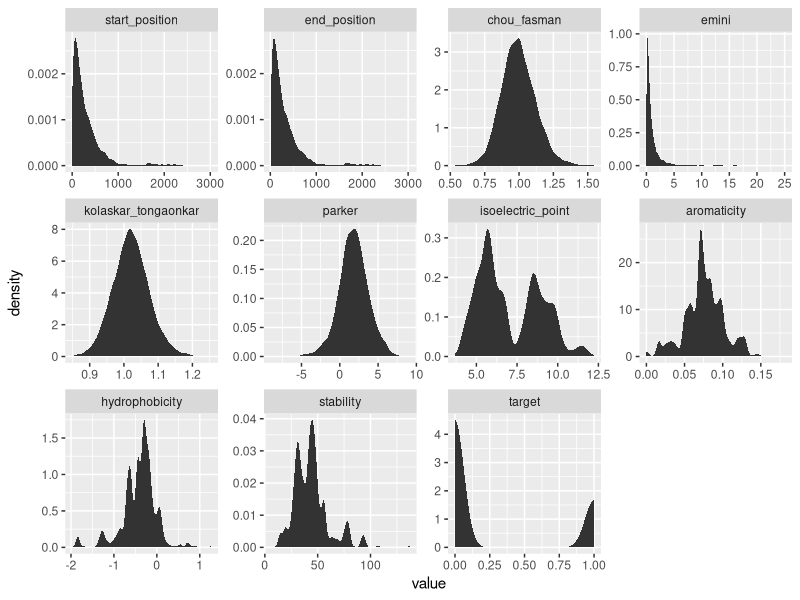
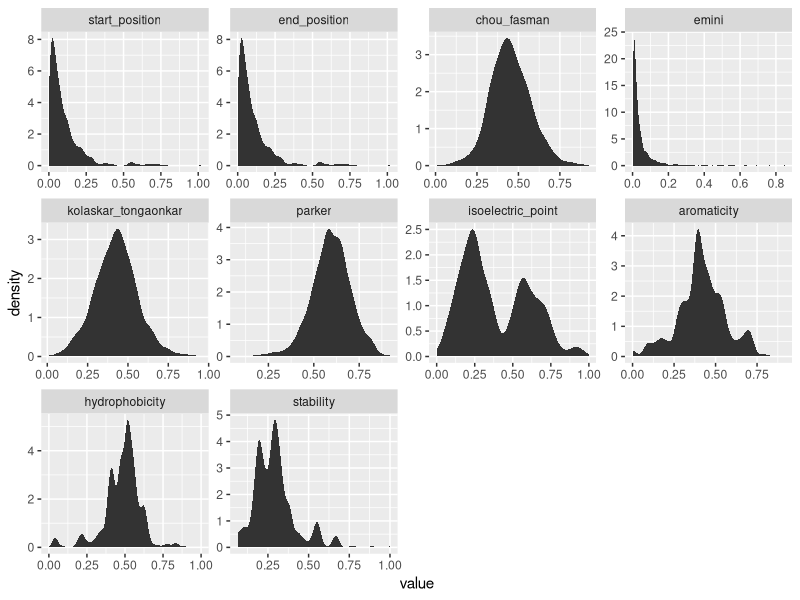
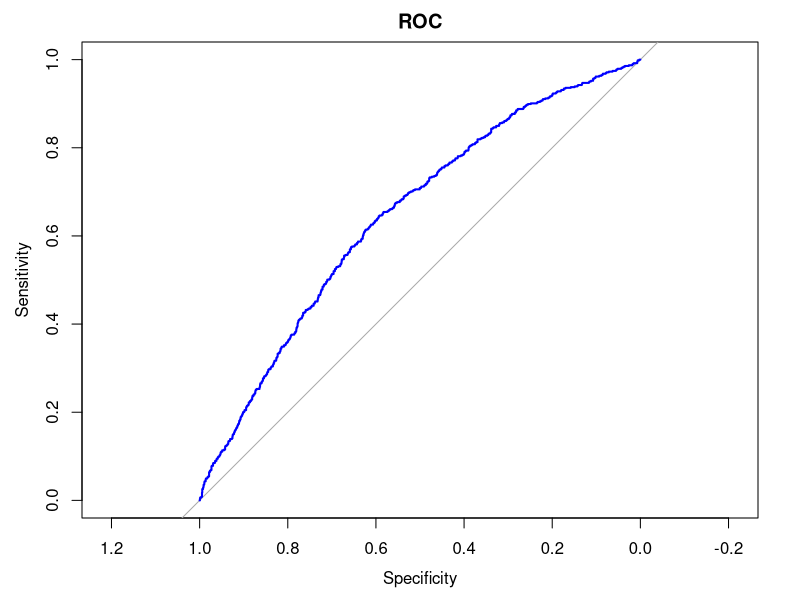
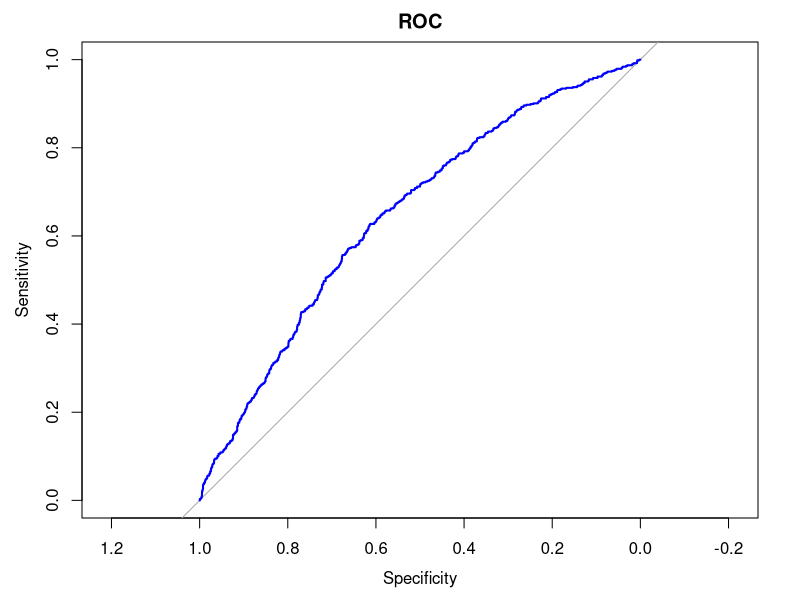
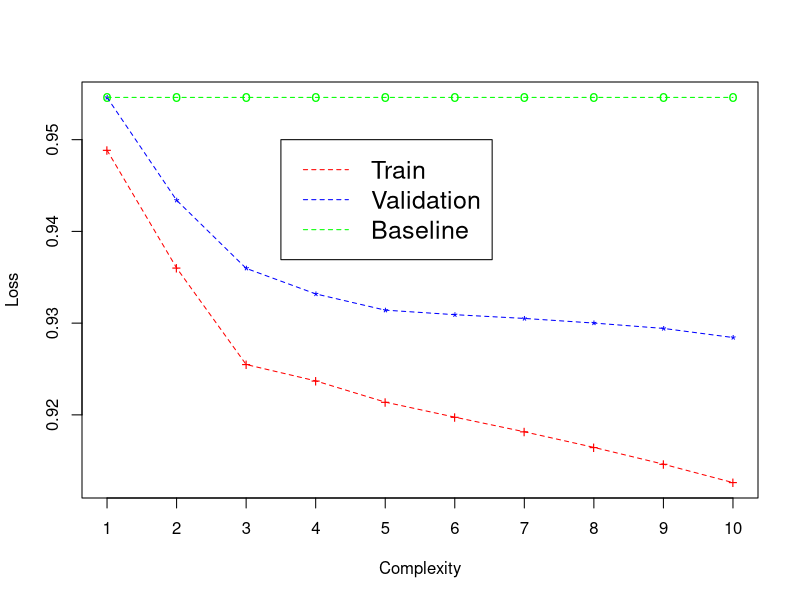
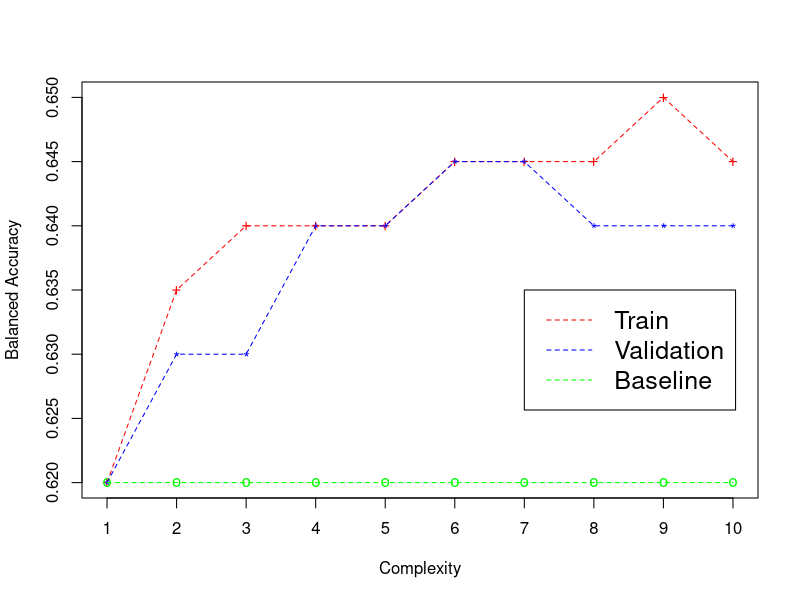

The R source for these figures, in order: (Note: a time limit stopped this script after it produced the figures.)
#----------------------------------------------------------------#
# INF-0615 Aprendizado de Maquina Supervisionado I       
#                       
# Trabalho Avaliativo 1 
#----------------------------------------------------------------#
# Nome COMPLETO dos integrantes dp grupo:  
# - Daniel Noriaki Kurosawa                                        
# - Eric Uyemura Suda                                       
# - Fernando Shigeru Wakabayashi                                        
# 
#----------------------------------------------------------------#


# Funcao de Apoio ao Trabalho 01 de Aprendizado Supervisionado I. 
# Esta fun??o escreve a formula dos modelos polinomiais. 
# Parametros:

# real_feature_names: Um vetor com os nomes dos atributos continuos que voce
#                     quer que seja elevado ao grau desejado.
#  
# categorical_feature_names: Um vetor com os nomes dos atributos categoricos
#                            que voce quer que seja adicionado a hipotese. 
#                            Eles n?o s?o elevados ao grau especificado ja que
#                            sao valores binarios (0 ou 1). Se voce quer uma
#                            hipotese que nao tenha nenhum valor categorico, mas
#                            apenas os reais, basta nao passar nenhum valor 
#                            para este parametro quando chamar a funcao.
#
#
# degree: Grau que voc? deseja que os atributos reais em "real_feature_names"
#         sejam elevados. Ao chamar a funcao, escreva explicitamente
#         o grau desejado. Por exemplo, para grau igual 2, escreva degree=2

# Vejam os exerc?cios 02 e 03 para ver o funcionamento 
# de uma funcao similar a essa.
setwd("/Users/nkuros/Documents/mineiracao_dados_complexos/Aprendizado de Maquina Supervisionado/Atividade 2/")


rm(list=ls())
graphics.off()

calculaMatrizConfusaoRelativa <- function(cm){
    
    # Aplicamos a transposi��o para garantir que a referencia
    # fique nas linhas e a predicao nas colunas
    cm_absolute = t(cm$table)
    
    # SEMPRE construam e reportem a matriz de confusao relativa!
    cm_relative = cm_absolute
    
    cm_relative[1,1] = round(cm_absolute[1,1]/sum(cm_absolute[1,]), digits=2)
    cm_relative[1,2] = round(cm_absolute[1,2]/sum(cm_absolute[1,]), digits=2)
    cm_relative[2,1] = round(cm_absolute[2,1]/sum(cm_absolute[2,]), digits=2)
    cm_relative[2,2] = round(cm_absolute[2,2]/sum(cm_absolute[2,]), digits=2)
    
    return(cm_relative)  
}

# Escreve a funcao de hipotese dada as features continuas e o 
# respectivo grau polinomial
getHypothesis <- function(feature_names, degree){
    
    hypothesis_string <- "hypothesis <- formula(target ~ "
    for(d in 1:degree){
        for(i in 1:length(feature_names)){
            hypothesis_string <- paste(hypothesis_string, 
                                       "I(", feature_names[i], "^", d, ") + ",
                                       sep = "")
        }
    }
    hypothesis_string <- substr(hypothesis_string, 1, nchar(hypothesis_string)-3)
    hypothesis_string <- paste(hypothesis_string, ")")
    hypothesis <- eval(parse(text=hypothesis_string))
    return(hypothesis)
}


getLoss <- function(y_true, y_pred){
    y_true <- as.numeric(y_true) - 1
    
    totalLoss <- 0
    eps <- 1e-9
    # Recall: length(y_true) == length(y_pred)
    # loss = (1-y)*log2(1 - p + eps)) + y*log(p + eps)
    # eps is used for numerical stability, it is very close to 0.
    # Supose we have y = 1 and p = 1 (perfect prediction), the loss (without eps)
    # would be 0*log2(0) + 1*log(1). It would result in NaN
    # because of 0*log2(0). With eps: 0*log2(1e-9) + 1*log(1 + 1e-9) 
    for(i in 1:length(y_true)){
        loss <- -1*((1 - y_true[i])*log2(1 - y_pred[i] + eps) + y_true[i]*log2(y_pred[i] + eps))
        totalLoss <- totalLoss + loss
    }
    totalLoss <- totalLoss/(length(y_true))
    return(totalLoss)
}

# Comandos que leem os conjuntos de treino e de validacao

train_set <- read.csv("./proteins_training_set.csv", stringsAsFactors=TRUE)
val_set <- read.csv("./proteins_validation_set.csv", stringsAsFactors=TRUE)
test_set <- read.csv("./proteins_test_set.csv", stringsAsFactors=TRUE)
SARS_set <- read.csv("./SARS_test_set.csv", stringsAsFactors=TRUE)

# Desenvolvam o trabalho a partir daqui, apos executarem os comandos a cima

# install.packages(ggplot2)
# install.packages(dplyr)
# install.packages(reshape2)

library(ggplot2)
library(dplyr)
library(reshape2)
library(glmnet)
library(caret)
library(pROC)
#### Tarefas

#---
# 1.
#---
# Validacao se os conjuntos sao disjuntos
## Ok, todos os conjuntos sao disjuntos
merge(train_set, val_set)
merge(train_set, test_set)
merge(test_set, val_set)

# Validacao de volumetria das bases

#---------------------------------
# Verificacao do dataset de treino
#---------------------------------
summary(train_set)
dim(train_set)
colnames(train_set)
table(train_set$target)
count(train_set[train_set$target == 0,])
count(train_set[train_set$target == 1,])


#------------------------------------
# Verificacao do dataset de validacao
#------------------------------------
summary(val_set)
dim(val_set)
colnames(val_set)
table(val_set$target)
count(val_set[val_set$target == 0,])
count(val_set[val_set$target == 1,])

#--------------------------------
# Verificacao do dataset de teste
#--------------------------------
summary(test_set)
dim(test_set)
colnames(test_set)
table(test_set$target)
count(test_set[test_set$target == 0,])
count(test_set[test_set$target == 1,])


#--------------------------------
# Verificacao do dataset de SARS
#--------------------------------
summary(SARS_set)
dim(SARS_set)
colnames(SARS_set)
table(SARS_set$target)
#count(SARS_set[SARS_set$target == 0,])
#count(SARS_set[SARS_set$target == 1,])




#########
# Visualizacao da distribuição das variaveis
melt_train_set <- train_set
melt_train_set <- melt(melt_train_set)

p <- ggplot(data=melt_train_set, aes(x=value))+
    stat_density()+
    facet_wrap(~variable, scales='free'); p


#########
# Devido a distribuicao nao normal dos dados iremos aplicar uma normalizacao min-max
# exceto para as variaveis de data e a variavel target
min_features <- apply(train_set[,1:(ncol(train_set)-1)], 2, min); min_features
max_features <- apply(train_set[,1:(ncol(train_set)-1)], 2, max); max_features

diff <- max_features - min_features; diff

train_set[,1:(ncol(train_set)-1)] <- sweep(train_set[,1:(ncol(train_set)-1)], 2, min_features, "-")
train_set[,1:(ncol(train_set)-1)] <- sweep(train_set[,1:(ncol(train_set)-1)], 2, diff, "/")
summary(train_set)

val_set[,1:(ncol(val_set)-1)] <- sweep(val_set[,1:(ncol(val_set)-1)], 2, min_features, "-")
val_set[,1:(ncol(val_set)-1)] <- sweep(val_set[,1:(ncol(val_set)-1)], 2, diff, "/")
summary(val_set)

test_set[,1:(ncol(test_set)-1)] <- sweep(test_set[,1:(ncol(test_set)-1)], 2, min_features, "-")
test_set[,1:(ncol(test_set)-1)] <- sweep(test_set[,1:(ncol(test_set)-1)], 2, diff, "/")
summary(test_set)

SARS_set[,1:(ncol(SARS_set)-1)] <- sweep(SARS_set[,1:(ncol(SARS_set)-1)], 2, min_features, "-")
SARS_set[,1:(ncol(SARS_set)-1)] <- sweep(SARS_set[,1:(ncol(SARS_set)-1)], 2, diff, "/")
summary(SARS_set)
#--------------------------------------------
# Transformando target em variável categorica
#--------------------------------------------
train_set$target <- as.factor(train_set$target)
val_set$target <- as.factor(val_set$target)
test_set$target <- as.factor(test_set$target)
SARS_set$target <- as.factor(SARS_set$target)

#------------------------------------------------------------------------------------------------
# Visualizacao dos dados apos normalizacao min max (Visualmente nao alterou muito a distribuicao)
#------------------------------------------------------------------------------------------------
melt_train_set <- val_set
melt_train_set <- melt(melt_train_set)

ggplot(data=melt_train_set, aes(x=value))+
    stat_density()+
    facet_wrap(~variable, scales='free')


#---------
# Baseline
#---------

# ITERACAO 1 - Validacao Balancemento
# Treinando o Modelo - targetificação #
feature_names <- colnames(train_set)[1:(ncol(train_set)-1)]
feature_names

# Gerando uma função com features a primeira potência para regressão logística
hypothesis <- getHypothesis(feature_names, 1)
hypothesis

x_train <- model.matrix(hypothesis, train_set)
y_train <- train_set$target

model <- glmnet(x_train,
                y_train, 
                family="binomial", #descrição para regressão logística
                standardize = FALSE,
                maxit = 1e+05,
                alpha=0, #tipo de regularização L2, 1 = l1
                lambda = 1e-6
                )

### Verificando os thetas aprendidos ###
model$beta
model$a0 # valor do theta0 (intercept)

#Previsões
trainPred <- predict(model, newx = x_train, type="response")
head(trainPred)

#Convertendo para targets
traintargetPred <- trainPred

#Modificando para Limiar 0.5 , retorno de 0 ou 1
threshold <- 0.5
traintargetPred[trainPred >= threshold] <- 1
traintargetPred[trainPred < threshold] <- 0

#traintargetPred

#Valor de loss
#lossN = getLoss(train_set$target[train_set$target == 0], trainPred[train_set$target == 0])
#lossP = getLoss(train_set$target[train_set$target == 1], trainPred[train_set$target == 1])
#lossN
#lossP
#(lossN+lossP)/2


#Matriz de confusão 

cm <- confusionMatrix(data = as.factor(traintargetPred), 
                      reference = as.factor(train_set$target), 
                      positive='1')
cm$table


cm_relative <- calculaMatrizConfusaoRelativa(cm)
cm_relative

acc_baseline_train <- (cm_relative[1,1] + cm_relative[2,2])/2
acc_baseline_train


### Predicao no conjunto de validacao ###
x_val <- model.matrix(hypothesis, val_set)
y_val <- val_set$target
valPred <- predict(model, newx = x_val, type="response")

#valPred

#converting to target
valtargetPred <- valPred


#### THRESHOLD ####
# Threshold = 0.5 
valtargetPred[valPred >= 0.5] <- 1
valtargetPred[valPred < 0.5] <- 0
#matriz transposta relativa
cm_relative <- calculaMatrizConfusaoRelativa(cm)
cm_relative


acc_baseline_val <- (cm_relative[1,1] + cm_relative[2,2])/2
acc_baseline_val



##### Let's see how well we did
#Loss 
lossN = getLoss(val_set$target[val_set$target == 0], valPred[val_set$target == 0])
lossP = getLoss(val_set$target[val_set$target == 1], valPred[val_set$target == 1])
lossN
lossP
loss_baseline <- (lossN+lossP)/2
loss_baseline

cm <- confusionMatrix(data = as.factor(valtargetPred), 
                      reference = as.factor(val_set$target), 
                      positive='1')


cm_relative <- calculaMatrizConfusaoRelativa(cm)
cm_relative

acc_baseline <- (cm_relative[1,1] + cm_relative[2,2])/2
acc_baseline

# ROC Curve for baseline
ROC <- roc(val_set$target, valPred[,1], direction="<")
ROC

plot(ROC, col="blue", lwd=2, main="ROC")



##### BASELINE COM TESTES #######


x_test <- model.matrix(hypothesis,test_set )
y_test <- test_set$target
testPred <- predict(model, newx = x_test, type="response")


#converting to target
testtargetPred <- testPred


#### THRESHOLD ####
# Threshold = 0.5 
testtargetPred[testPred >= 0.5] <- 1
testtargetPred[testPred < 0.5] <- 0

#testtargetPred

cm <- confusionMatrix(data = as.factor(testtargetPred), 
                      reference = as.factor(test_set$target), 
                      positive='1')

#matriz transposta relativa
cm_relative <- calculaMatrizConfusaoRelativa(cm)
cm_relative


acc_baseline_test <- (cm_relative[1,1] + cm_relative[2,2])/2
acc_baseline_test





#-----------------------------------------------
# Balanceamento por ponderacao da funcao de erro
#-----------------------------------------------

target_frequency = table(train_set$target)
target_frequency

relative_target_frequency = target_frequency/sum(target_frequency)
relative_target_frequency

w_positive = 1 - relative_target_frequency[2]
w_negative = 1 - relative_target_frequency[1]

w_positive
w_negative

# Inicializando com zeros o vetor de pesos
weights <- rep(0.0, dim(train_set)[1])

# Associando o peso dos positivos (w_positive) aos respectivos exemplos
weights[train_set$target == 1] = w_positive 

# Associando o peso dos negatives (w_negative) aos respectivos exemplos
weights[train_set$target == 0] = w_negative 

x_train <- model.matrix(hypothesis, train_set)
y_train <- train_set$target

logRegModel_weighting <- glmnet(x_train, y_train,  family="binomial",
                                   weights = weights,
                                   standardize = FALSE, alpha=0, lambda = 1e-6)


x_val <- model.matrix(hypothesis, val_set)
y_val <- val_set$target
valPred <- predict(logRegModel_weighting, newx = x_val, type="response")

#observar e comparar com o valbaseline
valtargetPred <- valPred

#### THRESHOLD ####
# Threshold = 0.5 
valtargetPred[valPred >= 0.5] <- 1
valtargetPred[valPred < 0.5] <- 0
#matriz transposta relativa
cm_relative <- calculaMatrizConfusaoRelativa(cm)
cm_relative


acc_baseline <- (cm_relative[1,1] + cm_relative[2,2])/2
acc_baseline



##### Let's see how well we did
#Loss 
lossN = getLoss(val_set$target[val_set$target == 0], valPred[val_set$target == 0])
lossP = getLoss(val_set$target[val_set$target == 1], valPred[val_set$target == 1])
lossN
lossP
loss_baseline <- (lossN+lossP)/2
loss_baseline

cm <- confusionMatrix(data = as.factor(valtargetPred), 
                      reference = as.factor(val_set$target), 
                      positive='1')


cm_relative <- calculaMatrizConfusaoRelativa(cm)
cm_relative

acc_baseline <- (cm_relative[1,1] + cm_relative[2,2])/2
acc_baseline

# ROC Curve for baseline
ROC <- roc(val_set$target, valPred[,1], direction="<")
ROC

plot(ROC, col="blue", lwd=2, main="ROC")



############# Analise Polinomial ###########
loss_train <- c()
loss_val <- c()

acc_train <- c()
acc_val <- c()

feature_names <- colnames(train_set)[1:(ncol(train_set)-1)]

## Polynomial Analysis
### Be careful! Higher polynomial degrees might not converge!
for(i in 1:10){  
    
    print(i)
    hypothesis <- getHypothesis(feature_names, i)
    
    # Applying hypothesis and training the model
    x_train <- model.matrix(hypothesis, train_set)
    y_train <- train_set$target
    model <- glmnet(x_train, y_train,  family="binomial", 
                    standardize = FALSE, maxit = 1e+05, 
                    weights = weights,
                    alpha=0, lambda = 1e-6)
    
    trainPred <- predict(model, newx = x_train, type="response")
    
    #converting to target
    traintargetPred <- trainPred
    
    #### THRESHOLD ####
    # Threshold = 0.5 
    traintargetPred[trainPred >= 0.5] <- 1
    traintargetPred[trainPred < 0.5] <- 0
    #traintargetPred
    
    lossN = getLoss(train_set$target[train_set$target == 0], trainPred[train_set$target == 0])
    lossP = getLoss(train_set$target[train_set$target == 1], trainPred[train_set$target == 1])
    mean_loss_train <- (lossN+lossP)/2
    
    cm <- confusionMatrix(data = as.factor(traintargetPred), 
                          reference = as.factor(train_set$target), 
                          positive='1')
    
    
    cm_relative <- calculaMatrizConfusaoRelativa(cm)
    acc_bal_train <- (cm_relative[1,1] + cm_relative[2,2])/2
 
    # Validation
    x_val <- model.matrix(hypothesis, val_set)
    y_val <- val_set$target
    valPred <- predict(model, newx = x_val, type="response")
    
    #converting to target
    valtargetPred <- valPred
    
    #### THRESHOLD ####
    # Threshold = 0.5 
    valtargetPred[valPred >= 0.5] <- 1
    valtargetPred[valPred < 0.5] <- 0
    
    ##### Let's see how well we did
    #Loss 
    lossN = getLoss(val_set$target[val_set$target == 0], valPred[val_set$target == 0])
    lossP = getLoss(val_set$target[val_set$target == 1], valPred[val_set$target == 1])
    mean_loss_val <- (lossN+lossP)/2
    mean_loss_val
    
    cm <- confusionMatrix(data = as.factor(valtargetPred), 
                          reference = as.factor(val_set$target), 
                          positive='1')
    
    cm_relative <- calculaMatrizConfusaoRelativa(cm)
    acc_bal_val <- (cm_relative[1,1] + cm_relative[2,2])/2
    
    loss_train[i] <- mean_loss_train
    loss_val[i] <- mean_loss_val
    
    acc_train[i] <- acc_bal_train 
    acc_val[i] <- acc_bal_val 
}

############# Plotting Loss ############
plot(loss_train, xlab="Complexity", ylab="Loss", 
     pch="+", col="red",  xaxt="n", 
     ylim=c(min(c(loss_train, loss_val,loss_baseline)),
            max(c(loss_train, loss_val,loss_baseline))))


axis(1, at=1:10, labels=seq(from = 1, to = 10, by = 1), las=1)
points(loss_val, pch="*", col="blue")
points(rep(loss_baseline, length(loss_val)), pch="o", col="green")

lines(loss_train, col="red", lty=2)
lines(loss_val, col="blue", lty=2)
lines(rep(loss_baseline, length(loss_val)), col="green", lty=2)
legend(3.5, 0.950, legend=c("Train", "Validation", "Baseline"),
       col=c("red","blue","green"), lty=2, cex=1.5)

############ Ploting Acc Balanced ############
plot(acc_train, xlab="Complexity", ylab="Balanced Accuracy", 
     pch="+", col="red",  xaxt="n", 
     ylim=c(min(c(acc_train, acc_val,acc_baseline)),
            max(c(acc_train, acc_val,acc_baseline))))

axis(1, at=1:10, labels=seq(from = 1, to = 10, by = 1), las=1)
points(acc_val, pch="*", col="blue")
points(rep(acc_baseline, length(acc_val)), pch="o", col="green")

lines(acc_train, col="red", lty=2)
lines(acc_val, col="blue", lty=2)
lines(rep(acc_baseline, length(acc_val)), col="green", lty=2)
legend(7, 0.635, legend=c("Train", "Validation", "Baseline"),
       col=c("red","blue","green"), lty=2, cex=1.5)


#### Testing #### 
i<- which.max(acc_val)
i

hypothesis <- getHypothesis(feature_names, i)

x_train <- model.matrix(hypothesis, train_set)
y_train <- train_set$target
model <- glmnet(x_train, y_train,  family="binomial", standardize = FALSE, 
                alpha=0, maxit = 1e+05, trace.it=1, lambda = 1e-6, weights = weights)

trainPred <- predict(model, newx = x_train, type="response")

x_test <- model.matrix(hypothesis, test_set)
y_test <- test_set$target
testPred <- predict(model, newx = x_test, type="response")

#converting to target
testtargetPred <- testPred

#### THRESHOLD ####
# Threshold = 0.5 
testtargetPred[testPred >= 0.5] <- 1
testtargetPred[testPred < 0.5] <- 0

##### Let's see how good the model performs
#Loss 
lossN = getLoss(test_set$target[test_set$target == 0], testPred[test_set$target == 0])
lossP = getLoss(test_set$target[test_set$target == 1], testPred[test_set$target == 1])
mean_loss_test <- (lossN+lossP)/2
mean_loss_test 


cm <- confusionMatrix(data = as.factor(testtargetPred), 
                      reference = as.factor(test_set$target), 
                      positive='1')

cm_relative <- calculaMatrizConfusaoRelativa(cm)
cm_relative

acc_test_bal <- (cm_relative[1,1] + cm_relative[2,2])/2
acc_test_bal


############ Combining Features ###########
cor(train_set[1:(ncol(train_set)-1)])


teste <- getHypothesis(feature_names, 2)

f01 <- formula(target ~ .)

f02 <- formula(target ~ . + (start_position+end_position+chou_fasman+emini+kolaskar_tongaonkar+parker+isoelectric_point+aromaticity+hydrophobicity+stability)^2)

f03 <- formula(target ~ . + (start_position+end_position+chou_fasman+emini+kolaskar_tongaonkar+parker+isoelectric_point+aromaticity+hydrophobicity+stability)^3)

f04 <- formula(target ~ . + (start_position+end_position+chou_fasman+emini+kolaskar_tongaonkar+parker+isoelectric_point+aromaticity+hydrophobicity+stability)^4)

f05 <- formula(target ~ . + (start_position+end_position+chou_fasman+emini+kolaskar_tongaonkar+parker+isoelectric_point+aromaticity+hydrophobicity+stability)^5)

f06 <- formula(target ~ . + (start_position+end_position+chou_fasman+emini+kolaskar_tongaonkar+parker+isoelectric_point+aromaticity+hydrophobicity+stability)^6)



formulas <- c(f01, f02, f03, f04, f05, f06)

loss_train <- c()
loss_val <- c()

acc_train <- c()
acc_val <- c()

i <- 1
for(f in formulas){  
    
    
    # Applying hypothesis and training the model
    x_train <- model.matrix(f, train_set)
    y_train <- train_set$target
    model <- glmnet(x_train, y_train,  family="binomial", 
                    standardize = FALSE, maxit = 1e+05, weights = weights,
                    alpha=0, lambda = 1e-6)
    
    trainPred <- predict(model, newx = x_train, type="response")
    
    #converting to target
    traintargetPred <- trainPred
    
    #### THRESHOLD ####
    # Threshold = 0.5 
    traintargetPred[trainPred >= 0.5] <- 1
    traintargetPred[trainPred < 0.5] <- 0
    #traintargetPred
    
    lossN = getLoss(train_set$target[train_set$target == 0], trainPred[train_set$target == 0])
    lossP = getLoss(train_set$target[train_set$target == 1], trainPred[train_set$target == 1])
    mean_loss_train <- (lossN+lossP)/2
    print(mean_loss_train)
    
    cm <- confusionMatrix(data = as.factor(traintargetPred), 
                          reference = as.factor(train_set$target), 
                          positive='1')
    
    
    cm_relative <- calculaMatrizConfusaoRelativa(cm)
    acc_bal_train <- (cm_relative[1,1] + cm_relative[2,2])/2
    
    
    # Validation
    x_val <- model.matrix(f, val_set)
    y_val <- val_set$target
    valPred <- predict(model, newx = x_val, type="response")
    
    #converting to target
    valtargetPred <- valPred
    
    #### THRESHOLD ####
    # Threshold = 0.5 
    valtargetPred[valPred >= 0.5] <- 1
    valtargetPred[valPred < 0.5] <- 0
    
    ##### Let's see how well we did
    #Loss 
    lossN = getLoss(val_set$target[val_set$target == 0], valPred[val_set$target == 0])
    lossP = getLoss(val_set$target[val_set$target == 1], valPred[val_set$target == 1])
    mean_loss_val <- (lossN+lossP)/2
    
    
    cm <- confusionMatrix(data = as.factor(valtargetPred), 
                          reference = as.factor(val_set$target), 
                          positive='1')
    
    cm_relative <- calculaMatrizConfusaoRelativa(cm)
    acc_bal_val <- (cm_relative[1,1] + cm_relative[2,2])/2
    
    loss_train[i] <- mean_loss_train
    loss_val[i] <- mean_loss_val
    
    acc_train[i] <- acc_bal_train 
    acc_val[i] <- acc_bal_val 
    
    i <- i + 1
}

############# Plotting Loss ############
plot(loss_train, xlab="Complexity", ylab="Loss", 
     pch="+", col="red",  xaxt="n", 
     ylim=c(min(c(loss_train, loss_val,loss_baseline)),
            max(c(loss_train, loss_val,loss_baseline))))


axis(1, at=1:6, labels=seq(from = 1, to = 6, by = 1), las=1)
points(loss_val, pch="*", col="blue")
points(rep(loss_baseline, length(loss_val)), pch="o", col="green")

lines(loss_train, col="red", lty=2)
lines(loss_val, col="blue", lty=2)
lines(rep(loss_baseline, length(loss_val)), col="green", lty=2)
legend(4.0, 0.94, legend=c("Train", "Validation", "Baseline"),
       col=c("red","blue","green"), lty=2, cex=1.5)

############ Ploting Acc Balanced ############
plot(acc_train, xlab="Complexity", ylab="Balanced Accuracy", 
     pch="+", col="red",  xaxt="n", 
     ylim=c(min(c(acc_train, acc_val,acc_baseline)),
            max(c(acc_train, acc_val,acc_baseline))))

axis(1, at=1:6, labels=seq(from = 1, to = 6, by = 1), las=1)
points(acc_val, pch="*", col="blue")
points(rep(acc_baseline, length(acc_val)), pch="o", col="green")

lines(acc_train, col="red", lty=2)
lines(acc_val, col="blue", lty=2)
lines(rep(acc_baseline, length(acc_val)), col="green", lty=2)
legend(4.0, 0.64, legend=c("Train", "Validation", "Baseline"),
       col=c("red","blue","green"), lty=2, cex=1.5)


#### Testing #### 
i<- which.max(acc_val)
i
f <- formulas[[i]]
x_train <- model.matrix(f, train_set)
y_train <- train_set$target
model <- glmnet(x_train, y_train,  family="binomial", standardize = FALSE, 
                alpha=0, maxit = 1e+05, trace.it=1, lambda = 1e-6)


x_test <- model.matrix(f, test_set)
y_test <- test_set$target
testPred <- predict(model, newx = x_test, type="response")

#converting to target
testtargetPred <- testPred

#### THRESHOLD ####
# Threshold = 0.5 
testtargetPred[testPred >= 0.5] <- 1
testtargetPred[testPred < 0.5] <- 0

##### Let's see how good the model performs
#Loss 
lossN = getLoss(test_set$target[test_set$target == 0], testPred[test_set$target == 0])
lossP = getLoss(test_set$target[test_set$target == 1], testPred[test_set$target == 1])
mean_loss_test <- (lossN+lossP)/2
mean_loss_test


cm <- confusionMatrix(data = as.factor(testtargetPred), 
                      reference = as.factor(test_set$target), 
                      positive='1')

cm_relative <- calculaMatrizConfusaoRelativa(cm)
cm_relative
acc_bal_test <- (cm_relative[1,1] + cm_relative[2,2])/2
acc_bal_test


#----------------------------------------------
# Teste de Regularizacao com diferentes Lambdas
#----------------------------------------------
loss_train <- c()
loss_val <- c()

acc_train <- c()
acc_val <- c()

lambda_values <- c(1.0, 0.1, 1e-2, 1e-3, 1e-4, 1e-5, 1e-6, 1e-7 , 1e-8, 1e-9, 1e-10)

i <- 1
for(l in lambda_values){
    
    print(l)
    # Applying hypothesis and training the model
    x_train <- model.matrix(hypothesis, train_set)
    y_train <- train_set$target
    model <- glmnet(x_train, y_train,  family="binomial", 
                    standardize = FALSE, maxit = 1e+05, 
                    weights = weights,
                    alpha=0, lambda = l)
    
    trainPred <- predict(model, newx = x_train, type="response")
    
    #converting to target
    traintargetPred <- trainPred
    
    #### THRESHOLD ####
    # Threshold = 0.5 
    traintargetPred[trainPred >= 0.5] <- 1
    traintargetPred[trainPred < 0.5] <- 0
    #traintargetPred
    
    lossN = getLoss(train_set$target[train_set$target == 0], trainPred[train_set$target == 0])
    lossP = getLoss(train_set$target[train_set$target == 1], trainPred[train_set$target == 1])
    mean_loss_train <- (lossN+lossP)/2
    
    cm <- confusionMatrix(data = as.factor(traintargetPred), 
                          reference = as.factor(train_set$target), 
                          positive='1')
    
    
    cm_relative <- calculaMatrizConfusaoRelativa(cm)
    acc_bal_train <- (cm_relative[1,1] + cm_relative[2,2])/2
    
    
    # Validation
    x_val <- model.matrix(hypothesis, val_set)
    y_val <- val_set$target
    valPred <- predict(model, newx = x_val, type="response")
    
    #converting to target
    valtargetPred <- valPred
    
    #### THRESHOLD ####
    # Threshold = 0.5 
    valtargetPred[valPred >= 0.5] <- 1
    valtargetPred[valPred < 0.5] <- 0
    
    ##### Let's see how well we did
    #Loss 
    lossN = getLoss(val_set$target[val_set$target == 0], valPred[val_set$target == 0])
    lossP = getLoss(val_set$target[val_set$target == 1], valPred[val_set$target == 1])
    mean_loss_val <- (lossN+lossP)/2
    
    
    cm <- confusionMatrix(data = as.factor(valtargetPred), 
                          reference = as.factor(val_set$target), 
                          positive='1')
    
    cm_relative <- calculaMatrizConfusaoRelativa(cm)
    acc_bal_val <- (cm_relative[1,1] + cm_relative[2,2])/2
  
    loss_train[i] <- mean_loss_train
    loss_val[i] <- mean_loss_val
    
    acc_train[i] <- acc_bal_train 
    acc_val[i] <-acc_bal_val 
    i <- i + 1
    
}

############################################
# Pay attention on warnings! They might or #
# not prejudice your model performance!    #
############################################

############# Plotting Loss ############
plot(loss_train, xlab="Regularization factor (lambda)", ylab="Loss", 
     pch="+", col="red",  xaxt="n", 
     ylim=c(min(c(loss_train, loss_val,loss_baseline)),
            max(c(loss_train, loss_val,loss_baseline))))


axis(1, at=1:length(lambda_values), labels=lambda_values, 
     cex.axis=0.5, las=2)

points(loss_val, pch="*", col="blue")
points(rep(loss_baseline, length(loss_val)), pch="o", col="green")

lines(loss_train, col="red", lty=2)
lines(loss_val, col="blue", lty=2)
lines(rep(loss_baseline, length(loss_val)), col="green", lty=2)
legend(4, 0.98, legend=c("Train", "Validation", "Baseline"),
       col=c("red","blue","green"), lty=2, cex=1.5)

############ Ploting Acc Balanced ############
plot(acc_train, xlab="Regularization factor (lambda)", ylab="Acc Balanced", 
     pch="+", col="red",  xaxt="n", 
     ylim=c(min(c(acc_train, acc_val,acc_baseline)),
            max(c(acc_train, acc_val,acc_baseline))))

axis(1, at=1:length(lambda_values), labels=lambda_values, 
     cex.axis=0.5, las=2)
points(acc_val, pch="*", col="blue")
points(rep(acc_baseline, length(acc_val)), pch="o", col="green")

lines(acc_train, col="red", lty=2)
lines(acc_val, col="blue", lty=2)
lines(rep(acc_baseline, length(acc_val)), col="green", lty=2)
legend(1, 0.65, legend=c("Train", "Validation", "Baseline"),
       col=c("red","blue","green"), lty=2, cex=1.5)

#### Testing #### 

#### Getting best lambda based on Balanced Accuracy on Validation ####
i<- which.max(acc_val)
i

best_lambda <- lambda_values[i]
best_lambda

x_train <- model.matrix(hypothesis, train_set)
y_train <- train_set$target
model <- glmnet(x_train, y_train,  family="binomial", standardize = FALSE, 
                alpha=0, maxit = 1e+05, trace.it=1, lambda = best_lambda)

trainPred <- predict(model, newx = x_train, type="response")

x_test <- model.matrix(hypothesis, test_set)
y_test <- test_set$target
testPred <- predict(model, newx = x_test, type="response")

#converting to target
testtargetPred <- testPred

#### THRESHOLD ####
# Threshold = 0.5 
testtargetPred[testPred >= 0.5] <- 1
testtargetPred[testPred < 0.5] <- 0

##### Let's see how good the model performs
#Loss 
lossN = getLoss(test_set$target[test_set$target == 0], testPred[test_set$target == 0])
lossP = getLoss(test_set$target[test_set$target == 1], testPred[test_set$target == 1])
mean_loss_test <- (lossN+lossP)/2
mean_loss_test


cm <- confusionMatrix(data = as.factor(testtargetPred), 
                      reference = as.factor(test_set$target), 
                      positive='1')

cm_relative <- calculaMatrizConfusaoRelativa(cm)
acc_bal_test <- (cm_relative[1,1] + cm_relative[2,2])/2
acc_bal_test
